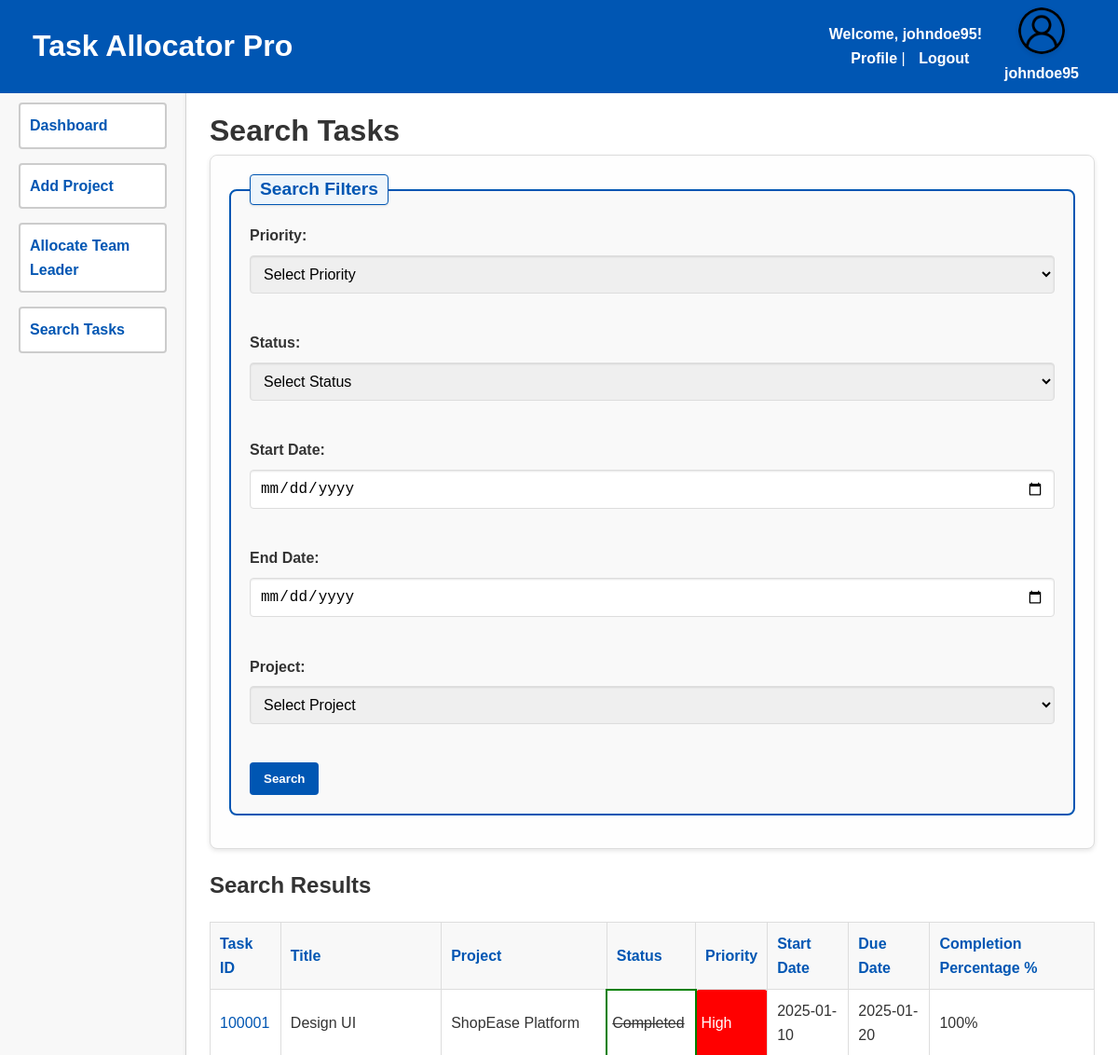
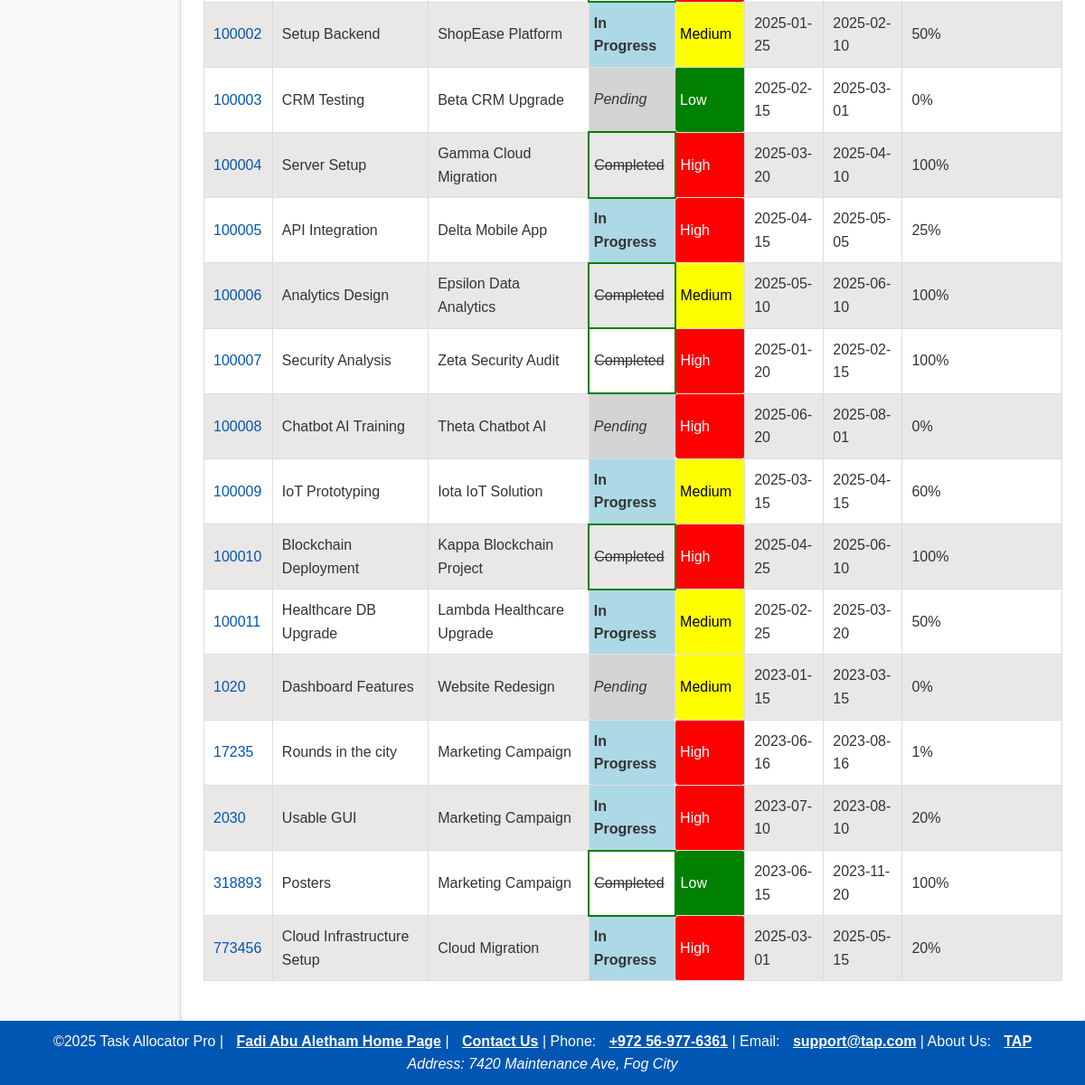
Page /searchTask.php (signed in) on the committed database (2 pictures, top to bottom).
### tables this page shows
CREATE TABLE `tasks` (
  `taskId` varchar(20) NOT NULL,
  `taskName` varchar(255) NOT NULL,
  `taskDescription` text NOT NULL,
  `projectId` varchar(20) NOT NULL,
  `startDate` date NOT NULL,
  `endDate` date NOT NULL,
  `effort` decimal(10,2) NOT NULL,
  `status` varchar(255) DEFAULT 'pending',
  `priority` varchar(255) NOT NULL,
  `createdAt` timestamp NOT NULL DEFAULT CURRENT_TIMESTAMP,
  `progress` int DEFAULT '0'
);

CREATE TABLE `projects` (
  `id` int NOT NULL,
  `prjId` varchar(10) NOT NULL,
  `prjTitle` varchar(255) NOT NULL,
  `prjDesc` text NOT NULL,
  `custName` varchar(255) NOT NULL,
  `totalBudget` decimal(10,2) NOT NULL,
  `startDate` date NOT NULL,
  `endDate` date NOT NULL,
  `doc1` varchar(255) DEFAULT NULL,
  `doc2` varchar(255) DEFAULT NULL,
  `doc3` varchar(255) DEFAULT NULL,
  `teamLeaderID` varchar(255) DEFAULT NULL,
  `createdAt` timestamp NOT NULL DEFAULT CURRENT_TIMESTAMP,
  `docTitle1` varchar(255) DEFAULT NULL,
  `docTitle2` varchar(255) DEFAULT NULL,
  `docTitle3` varchar(255) DEFAULT NULL
);

### searchTask.php (the view, shortened to what this page needs)
<?php
$pdo = getDatabaseConnection("root", "");
$whereClause = "1=1";
$params = [];
$orderBy = "t.taskId";
$orderDirection = "ASC";
$sql = "SELECT t.taskId, t.taskName, p.prjTitle, t.status, t.priority, t.startDate, t.endDate, t.progress
        FROM tasks t
        JOIN projects p ON t.projectId = p.prjId
        WHERE $whereClause
        ORDER BY $orderBy $orderDirection";
$stmt = $pdo->prepare($sql);
$stmt->execute($params);
$tasks = $stmt->fetchAll();
?>
<!DOCTYPE html>
<html lang="en">
<head>
    <link rel="stylesheet" href="styles.css">
</head>
<body>
    <div class="container">
    <?php require "header.php"; require "navigation.php";?>
        <main>
        <h1>Search Tasks</h1>
            <form method="get" action="searchTask.php">
                <fieldset>
                <legend>Search Filters</legend>
                    <label for="priority">Priority:</label>
                    <select id="priority" name="priority">
                        <option value="">Select Priority</option>
                    </select><br><br>
                    <label for="status">Status:</label>
                    <select id="status" name="status">
                        <option value="">Select Status</option>
                    </select><br><br>
                    <label for="startDate">Start Date:</label>
                    <input type="date" id="startDate" name="startDate"><br><br>
                    <label for="endDate">End Date:</label>
                    <input type="date" id="endDate" name="endDate"><br><br>
                    <label for="projectId">Project:</label>
                    <select id="projectId" name="projectId">
                        <option value="">Select Project</option>
                    </select><br><br>
                    <button type="submit">Search</button>
                </fieldset>
            </form>
            <?php if (!empty($tasks)): ?>
                <h2>Search Results</h2>
                <table class="zebra-table-sort">
                    <thead>
                        <tr>
                            <th><a href="?sort=taskId&direction=<?php echo $orderDirection === 'ASC' ? 'DESC' : 'ASC'; ?>">Task ID</a></th>
                            <th><a href="?sort=taskName&direction=<?php echo $orderDirection === 'ASC' ? 'DESC' : 'ASC'; ?>">Title</a></th>
                            <th><a href="?sort=prjTitle&direction=<?php echo $orderDirection === 'ASC' ? 'DESC' : 'ASC'; ?>">Project</a></th>
                            <th><a href="?sort=status&direction=<?php echo $orderDirection === 'ASC' ? 'DESC' : 'ASC'; ?>">Status</a></th>
                            <th><a href="?sort=priority&direction=<?php echo $orderDirection === 'ASC' ? 'DESC' : 'ASC'; ?>">Priority</a></th>
                            <th><a href="?sort=startDate&direction=<?php echo $orderDirection === 'ASC' ? 'DESC' : 'ASC'; ?>">Start Date</a></th>
                            <th><a href="?sort=endDate&direction=<?php echo $orderDirection === 'ASC' ? 'DESC' : 'ASC'; ?>">Due Date</a></th>
                            <th><a href="?sort=progress&direction=<?php echo $orderDirection === 'ASC' ? 'DESC' : 'ASC'; ?>">Completion Percentage %</a></th>
                        </tr>
                    </thead>
                    <tbody>
                        <?php foreach ($tasks as $task): ?>
                            <tr>
                                <td><a href="taskDetails.php?taskId=<?php echo $task['taskId']; ?>"><?php echo $task['taskId']; ?></a></td>
                                <td><?php echo $task['taskName']; ?></td>
                                <td><?php echo $task['prjTitle']; ?></td>
                                <td class="status-<?php echo strtolower(str_replace(' ', '-', $task['status'])); ?>"><?php echo $task['status']; ?></td>
                                <td class="priority-<?php echo strtolower($task['priority']); ?>"><?php echo $task['priority']; ?></td>
                                <td><?php echo $task['startDate']; ?></td>
                                <td><?php echo $task['endDate']; ?></td>
                                <td><?php echo $task['progress']; ?>%</td>
                            </tr>
                        <?php endforeach; ?>
                    </tbody>
                </table>
            <?php else: ?>
                <p class="error">No tasks found matching the search criteria.</p>
            <?php endif; ?>
        </main>
        <?php require "footer.php"?>
    </div>
</body>
</html>

### styles.css (style rules this page uses)
* { margin: 0; padding: 0; box-sizing: border-box; }
html, body { height: 100%; }
.container { display: grid; grid-template-columns: 200px 1fr 1fr; grid-template-rows: 70px 1fr 70px; grid-template-areas: "header header header" "nav main main" "footer footer footer"; min-height: 100vh; }
main { grid-area: main; background-color: #fff; border-radius: 8px; padding: 25px; box-shadow: 0 2px 5px rgba(0, 0, 0, 0.1); overflow-y: auto; margin-top: 20px; }
body { font-family: Arial, sans-serif; background-color: #f4f4f9; color: #333; line-height: 1.6; height: 100vh; display: grid; grid-template-rows: auto 1fr auto; }
table { width: 100%; border-collapse: collapse; margin: 20px 0; }
th, td { text-align: left; padding: 10px; border: 1px solid #ddd; }
th { background-color: #f8f8f8; cursor: pointer; }
tr:nth-child(even) { background-color: #eae7e7; }
.priority-low { background-color: green; color: white; padding: 5px; border-radius: 4px; }
.priority-medium { background-color: yellow; color: black; padding: 5px; border-radius: 4px; }
.priority-high { background-color: red; color: white; padding: 5px; border-radius: 4px; }
.status-pending { font-style: italic; background-color: lightgray; padding: 5px; border-radius: 4px; }
.status-in-progress { font-weight: bold; background-color: lightblue; padding: 5px; border-radius: 4px; }
.status-completed { text-decoration: line-through; border: 2px solid green; padding: 5px; border-radius: 4px; }
form { margin-bottom: 20px; background-color: #fefefe; padding: 20px; border-radius: 8px; box-shadow: 0 2px 5px rgba(0, 0, 0, 0.1); border: 1px solid #ddd; }
fieldset { border: 2px solid #0056b3; border-radius: 8px; padding: 20px; margin-bottom: 15px; background-color: #f9f9f9; }
legend { font-weight: bold; font-size: 1.2rem; color: #0056b3; padding: 0 10px; text-align: left; border: 1px solid #0056b3; border-radius: 4px; background-color: #eef5fb; box-shadow: 0 1px 3px rgba(0, 0, 0, 0.1); }
label { display: block; font-weight: bold; margin-bottom: 8px; color: #333; }
input, select, textarea { width: 100%; padding: 10px; margin-bottom: 15px; border: 1px solid #ddd; border-radius: 4px; font-size: 1rem; box-shadow: inset 0 1px 2px rgba(0, 0, 0, 0.1); transition: border-color 0.3s, box-shadow 0.3s; }
button { background-color: #0056b3; color: white; font-weight: bold; padding: 10px 15px; border: none; border-radius: 4px; cursor: pointer; transition: background-color 0.3s, transform 0.2s; }
a { color: #0056b3; text-decoration: none; transition: 0.3s; }
.zebra-table-sort a { text-decoration: none; }

### rows in the picture
tasks: taskId "100001", taskName "Design UI", projects.prjTitle "ShopEase Platform", status "Completed", priority "High", startDate "2025-01-10", endDate "2025-01-20", progress "100"
tasks: taskId "100002", taskName "Setup Backend", projects.prjTitle "ShopEase Platform", status "In Progress", priority "Medium", startDate "2025-01-25", endDate "2025-02-10", progress "50"
tasks: taskId "100003", taskName "CRM Testing", projects.prjTitle "Beta CRM Upgrade", status "Pending", priority "Low", startDate "2025-02-15", endDate "2025-03-01", progress "0"
tasks: taskId "100004", taskName "Server Setup", projects.prjTitle "Gamma Cloud Migration", status "Completed", priority "High", startDate "2025-03-20", endDate "2025-04-10", progress "100"
tasks: taskId "100005", taskName "API Integration", projects.prjTitle "Delta Mobile App", status "In Progress", priority "High", startDate "2025-04-15", endDate "2025-05-05", progress "25"
tasks: taskId "100006", taskName "Analytics Design", projects.prjTitle "Epsilon Data Analytics", status "Completed", priority "Medium", startDate "2025-05-10", endDate "2025-06-10", progress "100"
tasks: taskId "100007", taskName "Security Analysis", projects.prjTitle "Zeta Security Audit", status "Completed", priority "High", startDate "2025-01-20", endDate "2025-02-15", progress "100"
tasks: taskId "100008", taskName "Chatbot AI Training", projects.prjTitle "Theta Chatbot AI", status "Pending", priority "High", startDate "2025-06-20", endDate "2025-08-01", progress "0"
tasks: taskId "100009", taskName "IoT Prototyping", projects.prjTitle "Iota IoT Solution", status "In Progress", priority "Medium", startDate "2025-03-15", endDate "2025-04-15", progress "60"
tasks: taskId "100010", taskName "Blockchain Deployment", projects.prjTitle "Kappa Blockchain Project", status "Completed", priority "High", startDate "2025-04-25", endDate "2025-06-10", progress "100"
tasks: taskId "100011", taskName "Healthcare DB Upgrade", projects.prjTitle "Lambda Healthcare Upgrade", status "In Progress", priority "Medium", startDate "2025-02-25", endDate "2025-03-20", progress "50"
tasks: taskId "1020", taskName "Dashboard Features", projects.prjTitle "Website Redesign", status "Pending", priority "Medium", startDate "2023-01-15", endDate "2023-03-15", progress "0"
tasks: taskId "17235", taskName "Rounds in the city", projects.prjTitle "Marketing Campaign", status "In Progress", priority "High", startDate "2023-06-16", endDate "2023-08-16", progress "1"
tasks: taskId "2030", taskName "Usable GUI", projects.prjTitle "Marketing Campaign", status "In Progress", priority "High", startDate "2023-07-10", endDate "2023-08-10", progress "20"
tasks: taskId "318893", taskName "Posters", projects.prjTitle "Marketing Campaign", status "Completed", priority "Low", startDate "2023-06-15", endDate "2023-11-20", progress "100"
tasks: taskId "773456", taskName "Cloud Infrastructure Setup", projects.prjTitle "Cloud Migration", status "In Progress", priority "High", startDate "2025-03-01", endDate "2025-05-15", progress "20"

### other values in the picture
$_SESSION["username"] "johndoe95"
